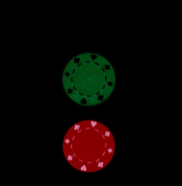
#> input picture poker.png, 182 x 186 px
$ python inRangeSegmentation.py
#> lines starting #> are read from the running program, lines starting #| are printed output that depends on the picture; after the words box and inside, x2 and y2 are one past the last pixel; in counts of white or black regions, pixels touching at a corner belong together
import	cv2
import	numpy	as	np

imgRGB	=	cv2.imread("poker.png")
#> imgRGB is the input picture: shape (186, 182, 3); mean B, G, R 2.1, 4.8, 9.1
# Para HSV
imgHSV	=	cv2.cvtColor(imgRGB,	cv2.COLOR_BGR2HSV)
#> imgHSV: shape (186, 182, 3); mean H, S, V 9.3, 36.5, 13.1

# limite inferior (mais claro) e superior (mais escuro) aceitos
# do vermelho: [[120 255 255]]]

tomClaro	=	np.array([160,	100,	100])
tomEscuro	=	np.array([200,	255,	255])

imgSegmentada	=	cv2.inRange(imgHSV,	tomClaro,	tomEscuro)
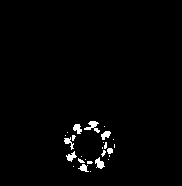
#> imgSegmentada: shape (186, 182); 1.7% white; 26 white regions (18 under 20 px), largest, box (x1, y1, x2, y2) and area: (84, 121, 100, 133) 87, (95, 157, 105, 169) 67, (73, 124, 82, 134) 60


cv2.imshow("Original",	imgRGB)
cv2.imshow("Segmentada",	imgSegmentada)
#cv2.imshow("Processada", imgProcessada)


cv2.waitKey(0)
cv2.destroyAllWindows()
